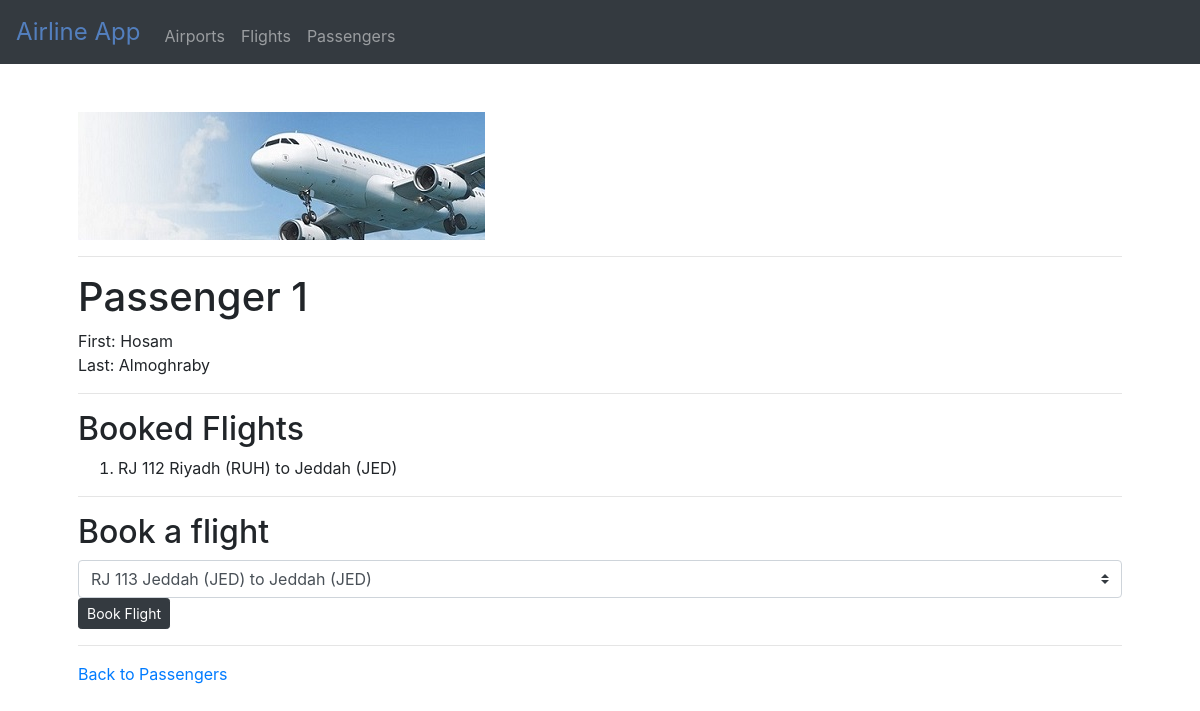
The app's page /passengers/1 with its own data.
### flights/models.py (models this page shows, shortened)
class Passenger(models.Model):
    title = models.CharField(max_length=3, choices=TITLE_CHOICES)
    first = models.CharField(max_length=64)
    last = models.CharField(max_length=64)
    flights = models.ManyToManyField(Flight, blank=True, related_name="passengers")

class Flight(models.Model):
    flight_no = models.CharField(max_length=10)
    origin = models.ForeignKey(Airport, on_delete=models.CASCADE, related_name='departures')
    destination = models.ForeignKey(Airport, on_delete=models.CASCADE, related_name='arrivals')
    departure_date = models.DateTimeField(default=timezone.now)
    arriving_date = models.DateTimeField(default=timezone.now)
    flight_duration = models.CharField(max_length=6)
    def __str__(self):
        return f"{self.flight_no} {self.origin} to {self.destination}"

class Airport(models.Model):
    code = models.CharField(max_length=3)
    city = models.CharField(max_length=30)
    def __str__(self):
        return f"{self.city} ({self.code})"

### flights/views.py (the view)
# urls.py: path('passengers/<int:passenger_id>', views.passenger, name="passenger"),
def passenger(request, passenger_id):
    try:
        passenger = Passenger.objects.get(pk=passenger_id)
    except Passenger.DoesNotExist:
        raise Http404("Passenger does not exist")
    context = {
        "passenger": passenger,
        "flights": passenger.flights.all(),
        "non_flights": Flight.objects.exclude(passengers=passenger)
    }
    return render(request, 'flights/passenger.html', context)

### flights/templates/flights/passenger.html (shortened to what this page needs)
{% extends "flights/layout.html" %}
{% block body %}
    <h1>Passenger {{ passenger.id }}</h1>
        <li>First: {{ passenger.first }}</li>
        <li>Last: {{ passenger.last }}</li>
    <hr>
    <h2>Booked Flights</h2>
    {% for flight in flights %}
        <ol>
            <li>{{ flight }}</li>
        </ol>
    {% empty %}
        No flights booked for this passenger!
    {% endfor %}
    <hr>
    <h2>Book a flight</h2>
    {% if non_flights %}
    <div class="form-group">
        <form action="{% url 'book' passenger.id %}" method="post">
            <select name="flight" class="custom-select">
                {% for flight in non_flights %}
                    <option value="{{ flight.id }}">{{ flight }}</option>
                {% endfor %}
            </select>
            <button class="btn btn-dark btn-sm">Book Flight</button>
        </form>
    </div>
    {% else %}
        <div>No flights to book!</div>
    {% endif %}
    <hr>
    <div>
        <a href="{% url 'passengers' %}">Back to Passengers</a>
    </div>
{% endblock %}

### records on screen
Passenger: id "1", first "Hosam", last "Almoghraby"
Flight: flight_no+origin+destination "RJ 112 Riyadh (RUH) to Jeddah (JED)"

### other values on screen
form field flight "RJ 113 Jeddah (JED) to Jeddah (JED)"
